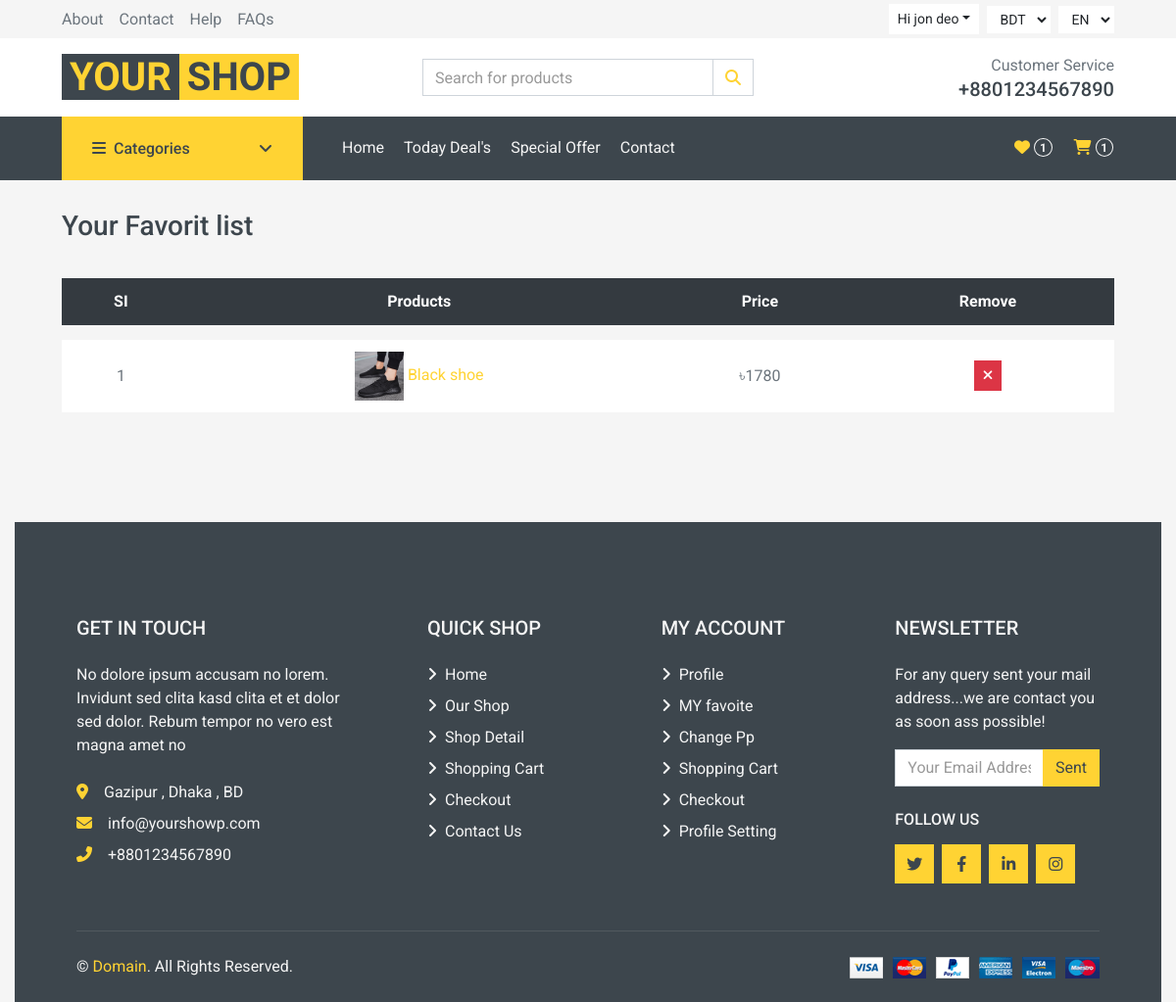
The page /fav.php (signed in) on the database its author committed.
### tables this page shows
CREATE TABLE `users` (
  `id` int(11) NOT NULL,
  `name` varchar(40) DEFAULT NULL,
  `email` varchar(80) DEFAULT NULL,
  `pass` varchar(50) DEFAULT NULL,
  `pp` varchar(30) DEFAULT NULL,
  `adate` timestamp NOT NULL DEFAULT current_timestamp(),
  `address` varchar(100) DEFAULT NULL,
  `fav` varchar(100) DEFAULT NULL,
  `cart` varchar(100) DEFAULT NULL,
  `vkey` varchar(50) DEFAULT NULL,
  `status` int(11) DEFAULT 0,
  `phone` int(11) NOT NULL
);

CREATE TABLE `pdetails` (
  `did` int(11) NOT NULL,
  `pid` int(11) DEFAULT NULL,
  `adate` datetime NOT NULL DEFAULT current_timestamp(),
  `rv` int(11) DEFAULT 0,
  `dis` varchar(500) DEFAULT NULL,
  `addinfo` varchar(100) DEFAULT NULL,
  `mupp` varchar(50) DEFAULT NULL,
  `color` varchar(40) DEFAULT NULL,
  `size` varchar(15) DEFAULT NULL,
  `sold` int(11) NOT NULL DEFAULT 0
);

CREATE TABLE `product` (
  `pid` int(11) NOT NULL,
  `pcode` varchar(20) DEFAULT NULL,
  `pname` varchar(100) DEFAULT NULL,
  `price` int(11) NOT NULL,
  `off` int(11) NOT NULL,
  `pp` varchar(100) DEFAULT NULL,
  `stock` int(11) DEFAULT NULL,
  `catagory` varchar(6) NOT NULL,
  `m` int(11) NOT NULL DEFAULT 0,
  `s` int(11) NOT NULL DEFAULT 0,
  `su` int(11) NOT NULL DEFAULT 0
);

### fav.php (the view, shortened to what this page needs)
<?php include 'header.php'?>
<?php
if(isset($_SESSION['uid'])){
    $uid=$_SESSION['uid'];
}else{
    echo "<script>window.location.replace('index.php')</script>";
}
$quer=$conn->prepare("select fav from users where id = :uid");
$quer->bindParam(":uid",$uid);
$quer->execute();
$res1=$quer->fetchAll(PDO::FETCH_ASSOC);
$fa=explode(",",$res1[0]['fav']);
array_pop($fa);
?>
<div class="container-fluid">
                <?php
                if(count($fa) == 0){
                    echo '   <div class="npfound container-fluid ">
                    <img class="img-fluid" src="admin/img/nproduct.png" alt="" class="img-flude">
                    </div>';
                }else{
                   echo'        <div class="row px-xl-5">
                   <div class="col-12 pb-1">
                   <div class="d-flex align-items-center justify-content-between mb-4">
                       <p class="h3">Your Favorit list</p>
                   </div>
               </div>
                   <div class="col-12 getcdata"> <div class="row pb-3"> <div class="col-12 table-responsive mb-5">
                   <table class="table table-light table-borderless table-hover text-center mb-0">
                       <thead class="thead-dark">
                           <tr>
                              <th>SI</th>
                               <th>Products</th>
                               <th>Price</th>
                               <th>Remove</th>
                           </tr>
                       </thead>
                       <tbody class="align-middle">
                   ';
                   $i=1;
                    foreach ($fa as $key => $value) {
                        $pid=$value;
                        $qu=$conn->prepare("select * from pdetails inner join product on pdetails.pid=product.pid where product.pid =:pid");
                        $qu->bindParam(":pid",$pid);
                        $qu->execute();
                        $res=$qu->fetchAll(PDO::FETCH_ASSOC);
                        echo '
                                <tr>
                                <td class="align-middle">'.$i.'</td>
                                    <td class="align-middle"><img src="admin/img/products/'.$res[0]['pp'].'" alt="" style="width: 50px;"> <a href="single.php?pid='.$res[0]['pid'].'">'.$res[0]['pname'].'</a></td>
                                    <td class="align-middle">';
                                    $price=$res[0]['price'];
                                    $off=$res[0]['off'];
                                    $disprice=$price/100*$off;
                                    echo $disprice='৳'.$price-$disprice;
                                    echo'</td>
                                    <td class="align-middle"><button class="btn btn-sm btn-danger favremove" data-attr="'.$res[0]['pid'].'"><i class="fa fa-times"></i></button></td>
                                </tr>
                            ';
                            $i++;
                    }
                    echo '</tbody>
                    </table>
                </div><div class="col-12">';
                    echo '</div>
                </div></div>
            </div>';
                }
                ?>
<?php include 'footer.php'?>

### header.php (shortened to what this page needs)
<?php
include 'con.php';
$finame=$_SERVER['PHP_SELF'];
    $finame= basename($finame);?>
<!DOCTYPE html>
<html lang="en">
<head>
    <link rel="stylesheet" href="https://cdnjs.cloudflare.com/ajax/libs/font-awesome/6.1.2/css/all.min.css"
 />
    <link href="lib/animate/animate.min.css" rel="stylesheet">
    <link href="lib/owlcarousel/assets/owl.carousel.min.css" rel="stylesheet">
    <link href="css/style.css" rel="stylesheet">
    <link href="css/castom.css" rel="stylesheet">
</head>
<body>
        <div class="container-fluid">
        <div class="row bg-secondary py-1 px-xl-5">
            <div class="col-lg-6 d-none d-lg-block">
                <div class="d-inline-flex align-items-center h-100">
                    <a class="text-body mr-3" href="">About</a>
                    <a class="text-body mr-3" href="">Contact</a>
                    <a class="text-body mr-3" href="">Help</a>
                    <a class="text-body mr-3" href="">FAQs</a>
                </div>
            </div>
            <div class="col-lg-6 text-center text-lg-right">
                <div class="d-inline-flex align-items-center">
                    <div class="btn-group">
                        <button type="button" class="btn btn-sm btn-light dropdown-toggle" data-toggle="dropdown">
                            <?php if(isset($_SESSION['uid'])){
                                echo "Hi ".$_SESSION['uname'];
                            }else{
                                echo 'My
                            Account';}
                            ?></button>
                    </div>
                    <div class="btn-group mx-2">
                        <select type="button" id="currency" class="btn btn-sm btn-light form-select"
                            data-toggle="dropdown">
                            <option value="bdt">BDT</option>
                        </select>
                    </div>
                    <div class="btn-group">
                        <select type="button" id="languge" class="btn btn-sm btn-light form-select"
                            data-toggle="dropdown">
                            <option value="en">EN</option>
                        </select>
                    </div>
                </div>
            </div>
        </div>
        <div class="row align-items-center bg-light py-3 px-xl-5 d-none d-lg-flex">
            <div class="col-lg-4">
                <a href="index.php" class="text-decoration-none">
                    <span class="h1 text-uppercase text-primary bg-dark px-2">Your</span>
                    <span class="h1 text-uppercase text-dark bg-primary px-2 ml-n1">Shop</span>
                </a>
            </div>
            <div class="col-lg-4 col-6 text-left">
                <form action="">
                    <div class="input-group">
                        <input type="text" class="form-control for_focus1" placeholder="Search for products">
                        <div class="input-group-append">
                            <span class="input-group-text bg-transparent text-primary">
                                <i class="fa fa-search"></i>
                            </span>
                        </div>
                    </div>
                </form>
            </div>
            <div class="col-lg-4 col-6 text-right">
                <p class="m-0">Customer Service</p>
                <h5 class="m-0">+8801234567890</h5>
            </div>
        </div>
    </div>
    <div class="container-fluid bg-dark mb-30">
        <div class="row px-xl-5 ">
            <div class="col-lg-3 d-none d-lg-block">
                <a class="btn d-flex align-items-center justify-content-between bg-primary w-100" data-toggle="collapse"
                    href="#navbar-vertical" style="height: 65px; padding: 0 30px;">
                    <h6 class="text-dark m-0"><i class="fa fa-bars mr-2"></i>Categories</h6>
                    <i class="fa fa-angle-down text-dark"></i>
                </a>
            </div>
            <div class="col-lg-9">
                <nav class="navbar navbar-expand-lg bg-dark navbar-dark py-3 py-lg-0 px-0 res_logo_search">
                    <div class="collapse navbar-collapse justify-content-between" id="navbarCollapse">
                        <div class="navbar-nav mr-auto py-0">
                            <a href="index.php" class="nav-item nav-link <?php if($finame == "index.php"){echo 'active';} ?>">Home</a>
                            <a href="today.php" class="nav-item nav-link <?php if($finame == "today.php"){echo 'active';} ?>">Today Deal's</a>
                            <a href="offer.php" class="nav-item nav-link <?php if($finame == "offer.php"){echo 'active';} ?>">Special Offer</a>
                            <a href="contact.php" class="nav-item nav-link <?php if($finame == "contact.php"){echo 'active';} ?>">Contact</a>
                        </div>
                        <div class="navbar-nav ml-auto py-0 d-none d-lg-block show_cart">
                            <a href="" class="btn px-0 fav_icon" >
                                <i class="fas fa-heart text-primary"></i>
                                <span class="badge text-secondary border border-secondary rounded-circle"
                                    style="padding-bottom: 2px;">
                                    <?php
                                    if(isset($_SESSION['uid'])){
                                        $uid=$_SESSION['uid'];
                                        $quer=$conn->prepare('select fav from users where id = :uid');
                                        $quer->bindParam(':uid',$uid);
                                        $quer->execute();
                                        $get_fav=$quer->fetchAll(PDO::FETCH_ASSOC);
                                        if(count($get_fav) > 0){
                                            $fa=explode(",",$get_fav[0]['fav']);
                                            echo count($fa) -1;
                                        }else{
                                            echo 0;
                                        }
                                    }else{
                                        echo 0;
                                    }
                                    ?>
                                </span>
                            </a>
                            <a href="" class="btn px-0 ml-3 cart_icon">
                                <i class="fas fa-shopping-cart text-primary"></i>
                                <span class="badge text-secondary border border-secondary rounded-circle"
                                    style="padding-bottom: 2px;">
                                    <?php
                                    if(isset($_SESSION['uid'])){
                                        $uid=$_SESSION['uid'];
                                        $quer=$conn->prepare('select cart from users where id = :uid');
                                        $quer->bindParam(':uid',$uid);
                                        $quer->execute();
                                        $get_fav=$quer->fetchAll(PDO::FETCH_ASSOC);
                                        if(count($get_fav) > 0){
                                            $fa=explode(",",$get_fav[0]['cart']);
                                            echo count($fa) -1;
                                        }else{
                                            echo 0;
                                        }
                                    }else{
                                        echo 0;
                                    }
                                    ?>
                                </span>
                            </a>
                        </div>
                    </div>
                </nav>
            </div>
        </div>
    </div>
</body>
</html>

### rows shown on the page
users: count($fa)-1 "1"
pdetails: pid.pp (picture), pid.pname "Black shoe", pid.off "৳1780"

### other values the page prints
$_SESSION['uname'] "jon deo"
